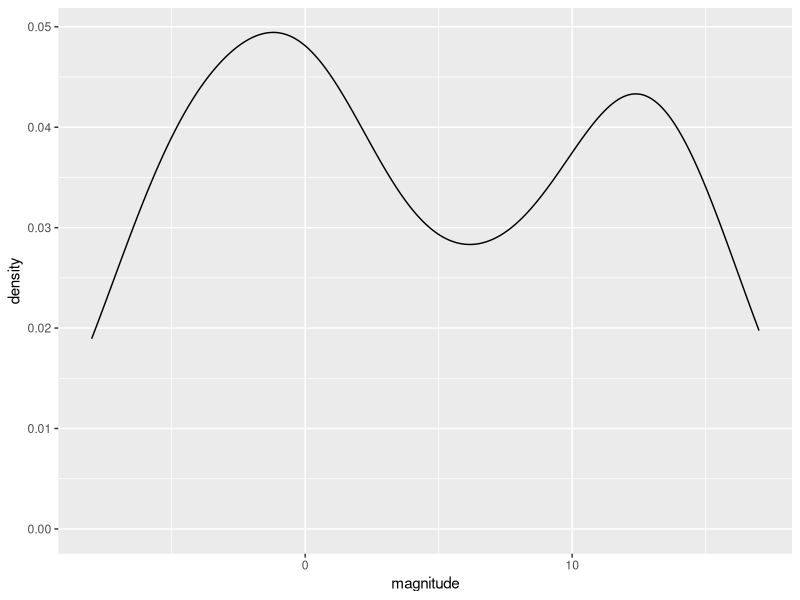
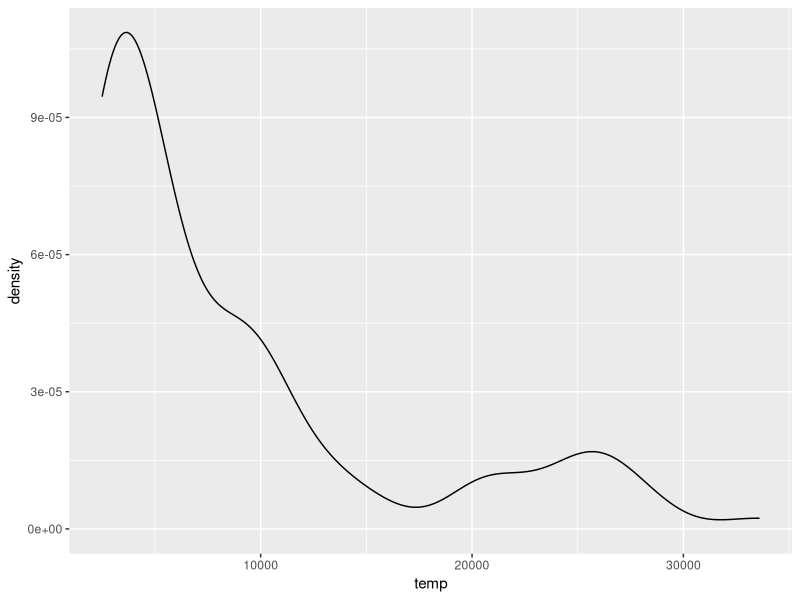
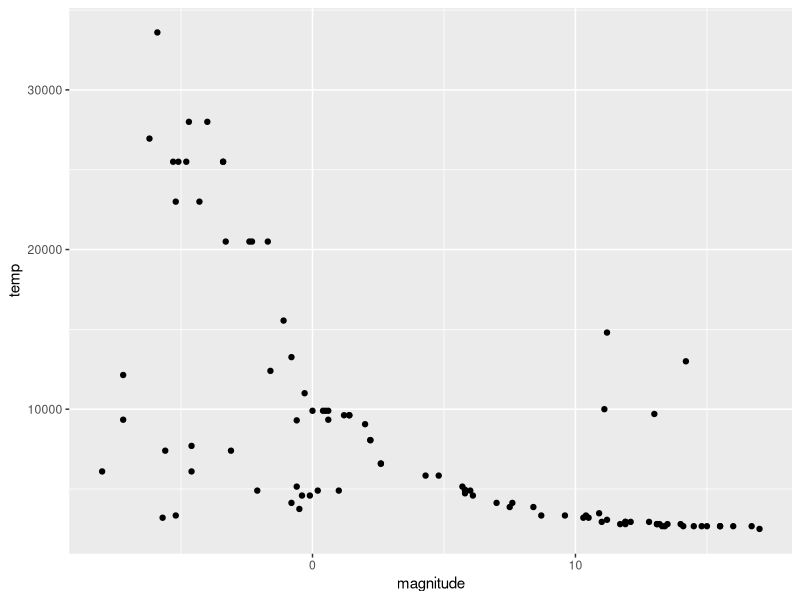
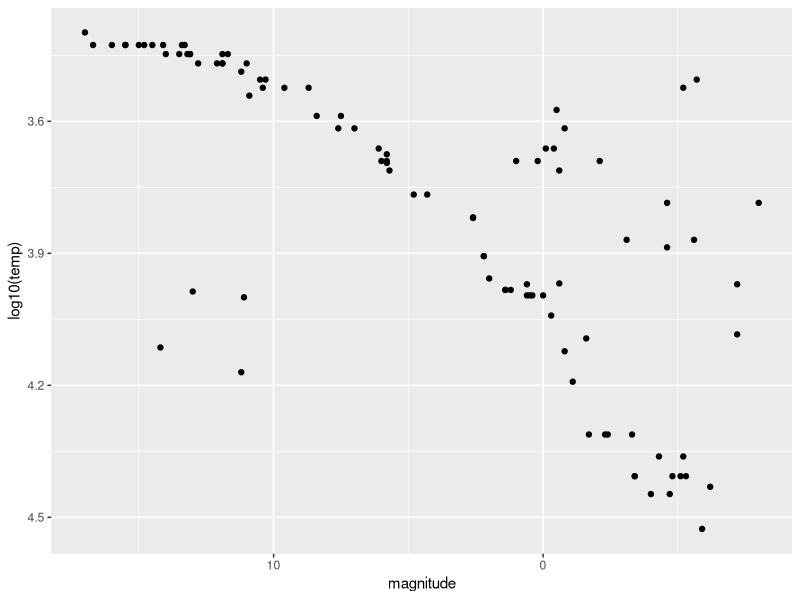
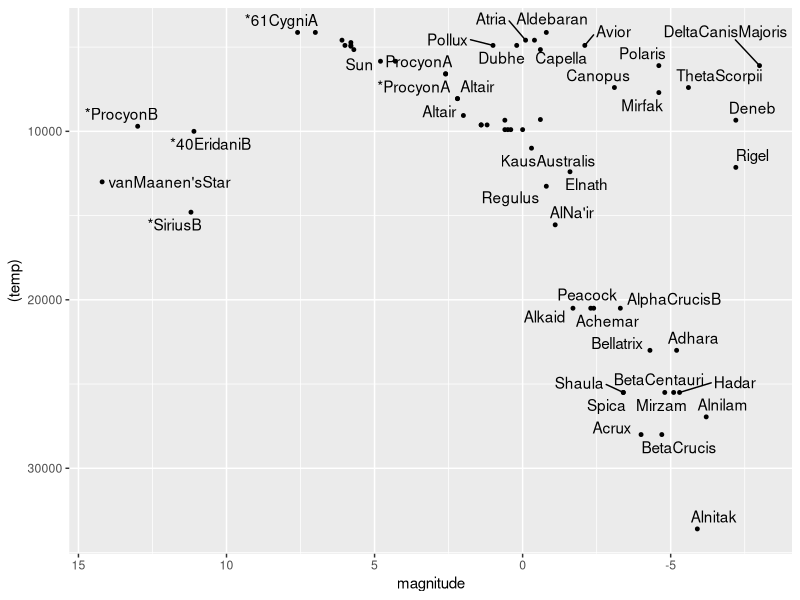
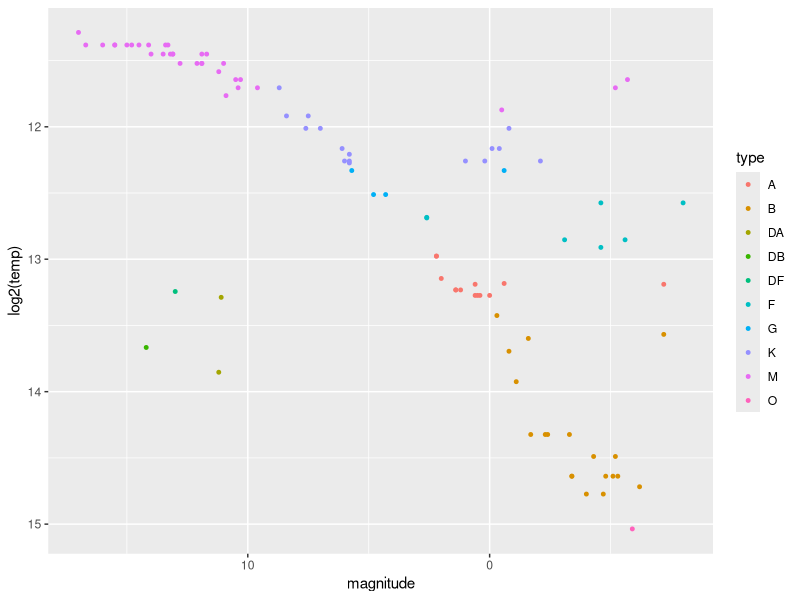

Source code (R) for these figures, in order: (Note: this script raises an error after producing the figures.)
library(tidyverse)
library(dslabs)
library(ggrepel)
data(stars)
options(digits = 3) 

head(stars)

mean=mean(stars$magnitude)
sd=sd(stars$magnitude)

mean
sd
#distribution of magnitute - two peaks
stars%>%ggplot(aes(magnitude))+
  geom_density()

#distribution of temp- two peaks
stars%>%ggplot(aes(temp))+
  geom_density()

#scatterplot between temo and mag
stars%>%ggplot(aes(magnitude,temp))+
  geom_point()

stars%>%ggplot(aes(magnitude,log10(temp)))+
  geom_point()+
  scale_y_reverse()+
  scale_x_reverse()


#another example of scatterplot repel text

stars%>%filter(temp>4000)%>%ggplot(aes(magnitude,(temp),label=star))+
  geom_point(size=1)+
  scale_y_reverse()+
  scale_x_reverse()+
  geom_text_repel()


#another example of scatterplot

stars%>%ggplot(aes(magnitude,log2(temp),color=type))+
  geom_point(size=1)+
  scale_y_reverse()+
  scale_x_reverse()

stars%>%order_by(temp)
  
